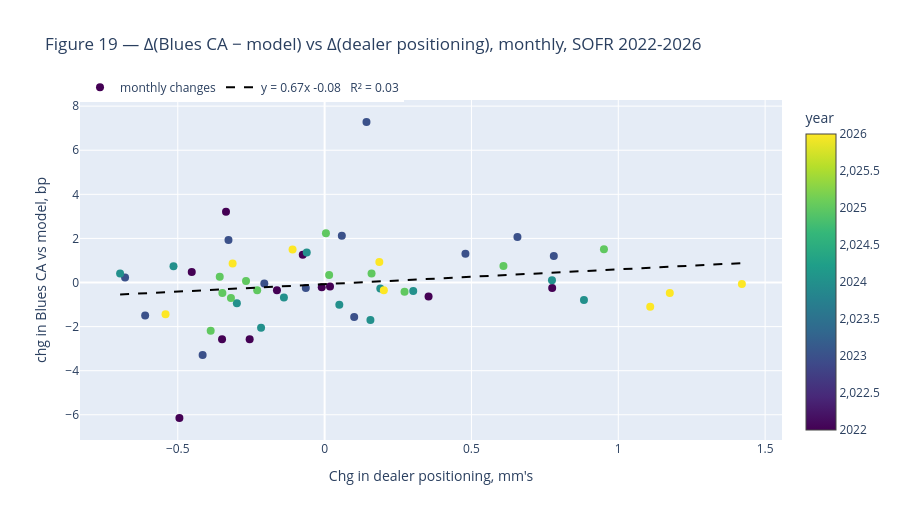

Write notebook code for a chart like this one.
### Code cell
_l = "blues"
_model_b = P[CFG.model_vol_col] ** 2 * P[f"{_l}_w"] / 2e4
_vs_b = P[f"{_l}_ca_bp"] - _model_b
_m = pd.concat([_vs_b.rename("vs"), P["dealer_net"].rename("pos")],
               axis=1).resample("ME").last().diff().dropna()
_fit = hac_ols(_m["vs"], _m["pos"])
_xs = np.linspace(_m["pos"].min(), _m["pos"].max(), 50)

_f = go.Figure()
_f.add_trace(go.Scatter(x=_m["pos"] / 1e6, y=_m["vs"], mode="markers",
                        name="monthly changes",
                        marker=dict(size=8, color=_m.index.year,
                                    colorscale="Viridis",
                                    colorbar=dict(title="year"))))
_f.add_trace(go.Scatter(x=_xs / 1e6, y=_fit["intercept"] + _fit["slope"] * _xs,
                        mode="lines", name=f"y = {_fit['slope'] * 1e6:.2f}x "
                                           f"{_fit['intercept']:+.2f}   "
                                           f"R² = {_fit['r2']:.2f}",
                        line=dict(color="black", dash="dash")))
_f.update_layout(
    title="Figure 19 — Δ(Blues CA − model) vs Δ(dealer positioning), "
          "monthly, SOFR 2022-2026",
    xaxis_title="Chg in dealer positioning, mm's",
    yaxis_title="chg in Blues CA vs model, bp",
    height=520, legend=dict(orientation="h", y=1.08))
_f.show()

print(f"Citi (ED, 2014-2017):  R² {CFG.fig19_r2:.2f}, slope "
      f"{CFG.fig19_slope_bp_per_contract * 1e6:+.1f} bp/mn, intercept "
      f"{CFG.fig19_intercept:+.2f}")
print(f"Here (SOFR, 2022-2026): R² {_fit['r2']:.2f}, slope "
      f"{_fit['slope'] * 1e6:+.2f} bp/mn, intercept {_fit['intercept']:+.2f}, "
      f"HAC t {_fit['t_hac']:+.2f} on n = {_fit['n']} months")
print(f"\nBlock 3 ran the sibling version of this regression on SOFR 2021-2026 "
      f"and reported BLUES slope +5.28e-07 bp/contract, t +2.59, R² 0.124 -- "
      "the only colour of four that reproduced. The number above is the same "
      "test on a slightly different window and a swaption-calibrated model.")
print("\nRead the SIGN first: the note's mechanism is that a LARGER dealer long "
      "widens the adjustment, so a positive slope is the claim. Then read the "
      f"R²: at n = {_fit['n']} monthly observations this is a weak-evidence "
      "regression whichever way it comes out, and it is a statement about a "
      "MECHANISM, not a tradable signal -- the GV block measured the "
      "positioning overlay keeping 0-1 of 6-9 episodes.")

### Figure 1 — Plotly figure (JSON) as saved in the notebook; plotly's stock layout.template omitted (floating-point values rounded to 4 significant figures)
{"data": [{"marker": {"color": [2022, 2022, 2022, 2022, 2022, 2022, 2022, 2022, 2022, 2022, 2022, 2023, 2023, 2023, 2023, 2023, 2023, 2023, 2023, 2023, 2023, 2023, 2023, 2024, 2024, 2024, 2024, 2024, 2024, 2024, 2024, 2024, 2024, 2024, 2024, 2025, 2025, 2025, 2025, 2025, 2025, 2025, 2025, 2025, 2025, 2025, 2025, 2026, 2026, 2026, 2026, 2026, 2026, 2026, 2026], "colorbar": {"title": {"text": "year"}}, "colorscale": [[0.0, "#440154"], [0.1111, "#482878"], [0.2222, "#3e4989"], [0.3333, "#31688e"], [0.4444, "#26828e"], [0.5556, "#1f9e89"], [0.6667, "#35b779"], [0.7778, "#6ece58"], [0.8889, "#b5de2b"], [1.0, "#fde725"]], "size": 8}, "mode": "markers", "name": "monthly changes", "type": "scatter", "x": [-0.009772, -0.4524, 0.354, 0.01835, -0.2552, -0.3358, 0.7749, -0.3492, -0.1623, -0.07442, -0.4944, 0.1426, 0.6566, -0.3273, 0.7805, -0.6111, -0.6795, 0.4795, 0.1007, -0.4154, -0.06407, -0.2054, 0.05862, 0.156, 0.7742, -0.2164, 0.1896, 0.05009, -0.5145, -0.06084, -0.6964, -0.1386, 0.8831, 0.3017, -0.2988, 0.609, 0.1598, -0.3879, -0.2676, 0.9512, -0.3189, 0.004517, -0.3481, -0.2296, 0.01547, 0.2722, -0.3571, 1.109, 0.2017, -0.5416, -0.1091, 1.421, 1.175, -0.3133, 0.1863], "y": [-0.2131, 0.4739, -0.6309, -0.1841, -2.577, 3.211, -0.2439, -2.571, -0.3502, 1.258, -6.146, 7.281, 2.064, 1.924, 1.202, -1.493, 0.225, 1.301, -1.567, -3.284, -0.2498, -0.05031, 2.121, -1.702, 0.1032, -2.047, -0.2751, -1.004, 0.7327, 1.365, 0.4048, -0.6834, -0.7966, -0.386, -0.9353, 0.7472, 0.4056, -2.186, 0.0628, 1.505, -0.7083, 2.231, -0.4743, -0.3478, 0.3353, -0.4221, 0.258, -1.098, -0.3549, -1.442, 1.494, -0.06516, -0.4746, 0.8655, 0.931]}, {"line": {"color": "black", "dash": "dash"}, "mode": "lines", "name": "y = 0.67x -0.08   R² = 0.03", "type": "scatter", "x": [-0.6964, -0.6532, -0.6099, -0.5667, -0.5235, -0.4803, -0.4371, -0.3939, -0.3507, -0.3075, -0.2643, -0.2211, -0.1779, -0.1346, -0.09143, -0.04822, -0.005014, 0.0382, 0.08141, 0.1246, 0.1678, 0.211, 0.2542, 0.2975, 0.3407, 0.3839, 0.4271, 0.4703, 0.5135, 0.5567, 0.5999, 0.6431, 0.6863, 0.7295, 0.7728, 0.816, 0.8592, 0.9024, 0.9456, 0.9888, 1.032, 1.075, 1.118, 1.162, 1.205, 1.248, 1.291, 1.334, 1.378, 1.421], "y": [-0.545, -0.5159, -0.4869, -0.4578, -0.4287, -0.3996, -0.3706, -0.3415, -0.3124, -0.2833, -0.2542, -0.2252, -0.1961, -0.167, -0.1379, -0.1089, -0.07978, -0.0507, -0.02162, 0.007456, 0.03653, 0.06561, 0.09469, 0.1238, 0.1528, 0.1819, 0.211, 0.2401, 0.2692, 0.2982, 0.3273, 0.3564, 0.3855, 0.4145, 0.4436, 0.4727, 0.5018, 0.5309, 0.5599, 0.589, 0.6181, 0.6472, 0.6762, 0.7053, 0.7344, 0.7635, 0.7926, 0.8216, 0.8507, 0.8798]}], "layout": {"height": 520, "legend": {"orientation": "h", "y": 1.08}, "title": {"text": "Figure 19 — Δ(Blues CA − model) vs Δ(dealer positioning), monthly, SOFR 2022-2026"}, "xaxis": {"title": {"text": "Chg in dealer positioning, mm's"}}, "yaxis": {"title": {"text": "chg in Blues CA vs model, bp"}}}}
